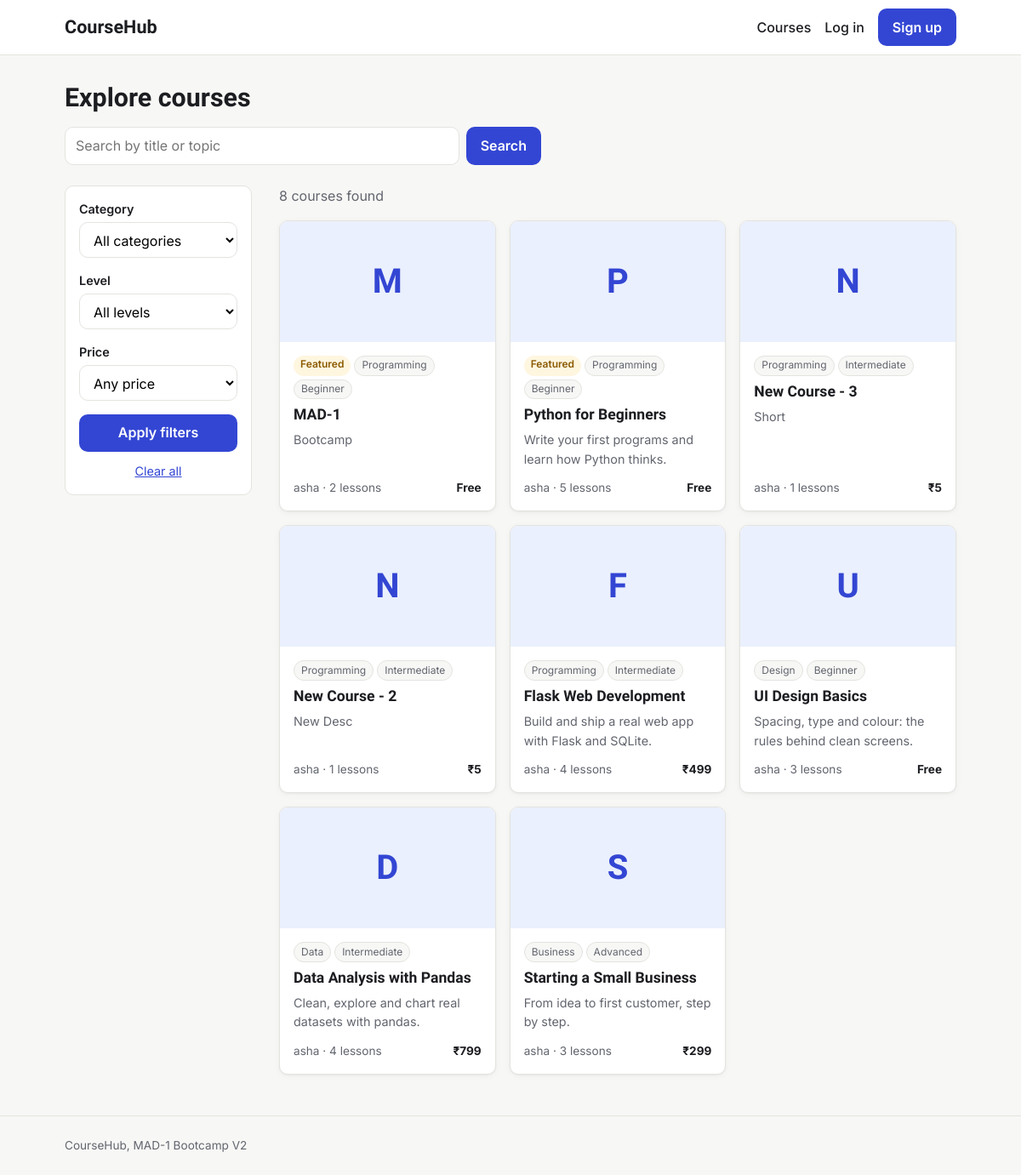
Screenshot of /courses with the database file from the repository.
### models.py (models this page shows, shortened)
class Course(db.Model):
    id = db.Column(db.Integer, primary_key=True)
    title = db.Column(db.String(200), nullable=False)
    slug = db.Column(db.String(200), unique=True, nullable=False)
    description = db.Column(db.Text)
    short_description = db.Column(db.String(500))
    thumbnail = db.Column(db.String(300))
    price = db.Column(db.Float, default=0.0)
    category = db.Column(db.String(50))
    level = db.Column(db.String(20))
    is_published = db.Column(db.Boolean, default=False)
    is_featured = db.Column(db.Boolean, default=False)
    instructor_id = db.Column(db.Integer, db.ForeignKey("user.id"), nullable=False)
    created_at = db.Column(db.DateTime, default=utc_now)
    updated_at = db.Column(db.DateTime, default=utc_now, onupdate=utc_now)
    lessons = db.relationship(
        "Lesson",
        backref="course",
        cascade="all, delete-orphan",
        order_by="Lesson.order",
    )
    enrollments = db.relationship(
        "Enrollment", backref="course", cascade="all, delete-orphan"
    )

class User(db.Model):
    id = db.Column(db.Integer, primary_key=True)
    username = db.Column(db.String(80), unique=True, nullable=False)
    email = db.Column(db.String(120), unique=True, nullable=False)
    password_hash = db.Column(db.String(256), nullable=False)
    role = db.Column(db.String(20), nullable=False, default="student")
    bio = db.Column(db.Text)
    avatar = db.Column(db.String(200))
    created_at = db.Column(db.DateTime, default=utc_now)
    is_active = db.Column(db.Boolean, default=True)
    taught_courses = db.relationship("Course", backref="instructor", lazy=True)
    enrollments = db.relationship(
        "Enrollment", backref="student", cascade="all, delete-orphan"
    )
    completions = db.relationship(
        "LessonCompletion", backref="student", cascade="all, delete-orphan"
    )

### routes/courses.py (the view, shortened to what this page needs)
@bp.route("/courses")
def course_list():
    filters = {
        "q": request.args.get("q", "").strip(),
        "category": request.args.get("category", ""),
        "level": request.args.get("level", ""),
        "price": request.args.get("price", ""),
    }
    query = db.select(Course).where(Course.is_published.is_(True))
    if filters["category"] in CATEGORIES:
        query = query.where(Course.category == filters["category"])
    if filters["level"] in LEVELS:
        query = query.where(Course.level == filters["level"])
    if filters["price"] == "free":
        query = query.where(Course.price == 0)
    elif filters["price"] == "paid":
        query = query.where(Course.price > 0)
    query = query.order_by(Course.is_featured.desc(), Course.created_at.desc())
    page = db.paginate(query, per_page=9, error_out=False)
    return render_template(
        "course_list.html",
        page=page,
        filters=filters,
        categories=CATEGORIES,
        levels=LEVELS,
    )

### templates/course_list.html (shortened to what this page needs)
{% extends "base.html" %}
{% from "macros.html" import pagination with context %}
{% block content %}
<div class="page-header">
  <h1>Explore courses</h1>
  <form class="search-bar" action="{{ url_for('courses.course_list') }}" method="get" role="search">
    <input id="q" name="q" type="search" value="{{ filters.q }}" placeholder="Search by title or topic">
    <button type="submit" class="btn btn-primary">Search</button>
  </form>
</div>
<div class="catalog">
  <aside class="filters">
    <form action="{{ url_for('courses.course_list') }}" method="get">
      <div class="field">
        <label for="category">Category</label>
        <select id="category" name="category">
          <option value="">All categories</option>
        </select>
      </div>
      <div class="field">
        <label for="level">Level</label>
        <select id="level" name="level">
          <option value="">All levels</option>
        </select>
      </div>
      <div class="field">
        <label for="price">Price</label>
        <select id="price" name="price">
          <option value="">Any price</option>
        </select>
      </div>
      <button type="submit" class="btn btn-primary btn-block">Apply filters</button>
      <a class="clear-link" href="{{ url_for('courses.course_list') }}">Clear all</a>
    </form>
  </aside>
  <section aria-label="Course results">
    <p class="muted result-count">{{ page.total }} course{{ '' if page.total == 1 else 's' }} found</p>
    {% if page.items %}
      <div class="course-grid">
        {% for course in page.items %}
          <article class="course-card">
            <a href="{{ url_for('courses.course_detail', slug=course.slug) }}" class="course-thumb" aria-hidden="true" tabindex="-1">
              {% if course.thumbnail %}
                <img src="{{ course.thumbnail }}" alt="">
              {% else %}
                <span>{{ course.title[0] }}</span>
              {% endif %}
            </a>
            <div class="course-body">
              <div class="tags">
                {% if course.is_featured %}<span class="badge badge-featured">Featured</span>{% endif %}
                {% if course.category %}<span class="tag">{{ course.category|capitalize }}</span>{% endif %}
                {% if course.level %}<span class="tag">{{ course.level|capitalize }}</span>{% endif %}
              </div>
              <h2><a href="{{ url_for('courses.course_detail', slug=course.slug) }}">{{ course.title }}</a></h2>
              <p class="muted">{{ course.short_description or '' }}</p>
              <div class="course-meta">
                <span>{{ course.instructor.username }} · {{ course.lessons|length }} lessons</span>
                <strong>{{ course.price|price }}</strong>
              </div>
            </div>
          </article>
        {% endfor %}
      </div>
    {% else %}
      <div class="empty-state">
        <h2>No courses match</h2>
        <p class="muted">Try a different search or clear the filters.</p>
        <a class="btn btn-secondary" href="{{ url_for('courses.course_list') }}">Show all courses</a>
      </div>
    {% endif %}
  </section>
</div>
{% endblock %}

### static/style.css (style rules this page uses)
:root { --font-display: "Bricolage Grotesque", ui-sans-serif, system-ui, sans-serif; --font-body: "Inter", ui-sans-serif, system-ui, -apple-system, "Segoe UI", Roboto, sans-serif; --color-bg: #f7f7f5; --color-surface: #ffffff; --color-text: #1c1d21; --color-muted: #62656e; --color-border: #e3e3df; --color-primary: #3346d3; --color-primary-hover: #2636b0; --color-focus: #8a96ff; --color-success-bg: #e8f5ec; --color-success-text: #1d6b3a; --color-error-bg: #fdecec; --color-error-text: #a12626; --color-warning-bg: #fff6e0; --color-warning-text: #8a5a00; --color-info-bg: #eaf0fd; --color-info-text: #244a9e; --radius: 10px; --space-1: 0.25rem; --space-2: 0.5rem; --space-3: 0.75rem; --space-4: 1rem; --space-6: 1.5rem; --space-8: 2rem; --space-12: 3rem; --shadow: 0 1px 2px rgba(0, 0, 0, 0.04), 0 2px 8px rgba(0, 0, 0, 0.04); }
*, *::before, *::after { box-sizing: border-box; }
body { margin: 0; min-height: 100vh; display: flex; flex-direction: column; font-family: var(--font-body); font-size: 1rem; line-height: 1.55; color: var(--color-text); background: var(--color-bg); }
h1, h2, h3 { font-family: var(--font-display); line-height: 1.2; margin: 0 0 var(--space-2); }
h1 { font-size: 1.9rem; }
h2 { font-size: 1.2rem; }
a { color: var(--color-primary); }
.muted { color: var(--color-muted); }
.btn { display: inline-block; padding: 0.55rem 1rem; border: 1px solid transparent; border-radius: var(--radius); font: inherit; font-weight: 600; text-decoration: none; cursor: pointer; transition: background-color 0.15s ease, border-color 0.15s ease; }
.btn-primary { background: var(--color-primary); color: #fff; }
.btn-block { width: 100%; }
.badge { display: inline-block; padding: 0.1rem 0.5rem; border-radius: 999px; font-size: 0.75rem; font-weight: 600; }
.field { display: flex; flex-direction: column; gap: var(--space-1); margin-bottom: var(--space-4); }
.field label, .field legend { font-weight: 600; font-size: 0.9rem; }
.page-header { margin-bottom: var(--space-6); }
select, textarea, input[type="search"], input[type="number"], input[type="url"] { padding: 0.55rem 0.75rem; border: 1px solid var(--color-border); border-radius: var(--radius); font: inherit; background: var(--color-surface); }
.search-bar { display: flex; gap: var(--space-2); max-width: 560px; margin-top: var(--space-4); }
.search-bar input { flex: 1; min-width: 0; }
.catalog { display: grid; grid-template-columns: 220px 1fr; gap: var(--space-8); align-items: start; }
.filters { padding: var(--space-4); background: var(--color-surface); border: 1px solid var(--color-border); border-radius: var(--radius); }
.clear-link { display: block; margin-top: var(--space-3); text-align: center; font-size: 0.9rem; }
.result-count { margin-top: 0; }
.course-grid { display: grid; grid-template-columns: repeat(auto-fill, minmax(240px, 1fr)); gap: var(--space-4); }
.course-card { display: flex; flex-direction: column; overflow: hidden; background: var(--color-surface); border: 1px solid var(--color-border); border-radius: var(--radius); box-shadow: var(--shadow); }
.course-thumb { display: grid; place-items: center; aspect-ratio: 16 / 9; background: var(--color-info-bg); color: var(--color-primary); font-family: var(--font-display); font-size: 2.5rem; font-weight: 700; text-decoration: none; }
.course-body { display: flex; flex: 1; flex-direction: column; padding: var(--space-4); }
.course-body h2 { font-size: 1.1rem; margin-top: var(--space-2); }
.course-body h2 a { color: var(--color-text); text-decoration: none; }
.course-body > .muted { flex: 1; margin: 0 0 var(--space-3); font-size: 0.9rem; }
.course-meta { display: flex; justify-content: space-between; gap: var(--space-2); font-size: 0.85rem; color: var(--color-muted); }
.course-meta strong { color: var(--color-text); }
.tags { display: flex; flex-wrap: wrap; gap: var(--space-1); }
.tag { display: inline-block; padding: 0.1rem 0.5rem; border-radius: 999px; background: var(--color-bg); border: 1px solid var(--color-border); font-size: 0.75rem; color: var(--color-muted); }
.badge-featured { background: var(--color-warning-bg); color: var(--color-warning-text); }
.field textarea, .field select, .field input[type="number"], .field input[type="url"] { width: 100%; }

### rows the page displays
Course: title "M", is_featured "Featured", category "Programming", level "Beginner", title "MAD-1", short_description "Bootcamp", instructor.username "asha", lessons|length "2", price "Free"
Course: title "P", is_featured "Featured", category "Programming", level "Beginner", title "Python for Beginners", short_description "Write your first programs and learn how Python thinks.", instructor.username "asha", lessons|length "5", price "Free"
Course: title "N", category "Programming", level "Intermediate", title "New Course - 3", short_description "Short", instructor.username "asha", lessons|length "1", price "₹5"
Course: title "N", category "Programming", level "Intermediate", title "New Course - 2", short_description "New Desc", instructor.username "asha", lessons|length "1", price "₹5"
Course: title "F", category "Programming", level "Intermediate", title "Flask Web Development", short_description "Build and ship a real web app with Flask and SQLite.", instructor.username "asha", lessons|length "4", price "₹499"
Course: title "U", category "Design", level "Beginner", title "UI Design Basics", short_description "Spacing, type and colour: the rules behind clean screens.", instructor.username "asha", lessons|length "3", price "Free"
Course: title "D", category "Data", level "Intermediate", title "Data Analysis with Pandas", short_description "Clean, explore and chart real datasets with pandas.", instructor.username "asha", lessons|length "4", price "₹799"
Course: title "S", category "Business", level "Advanced", title "Starting a Small Business", short_description "From idea to first customer, step by step.", instructor.username "asha", lessons|length "3", price "₹299"

### other values shown
{{ page.total }} "8"
{{ '' if page.total == 1 else 's' }} "s"
